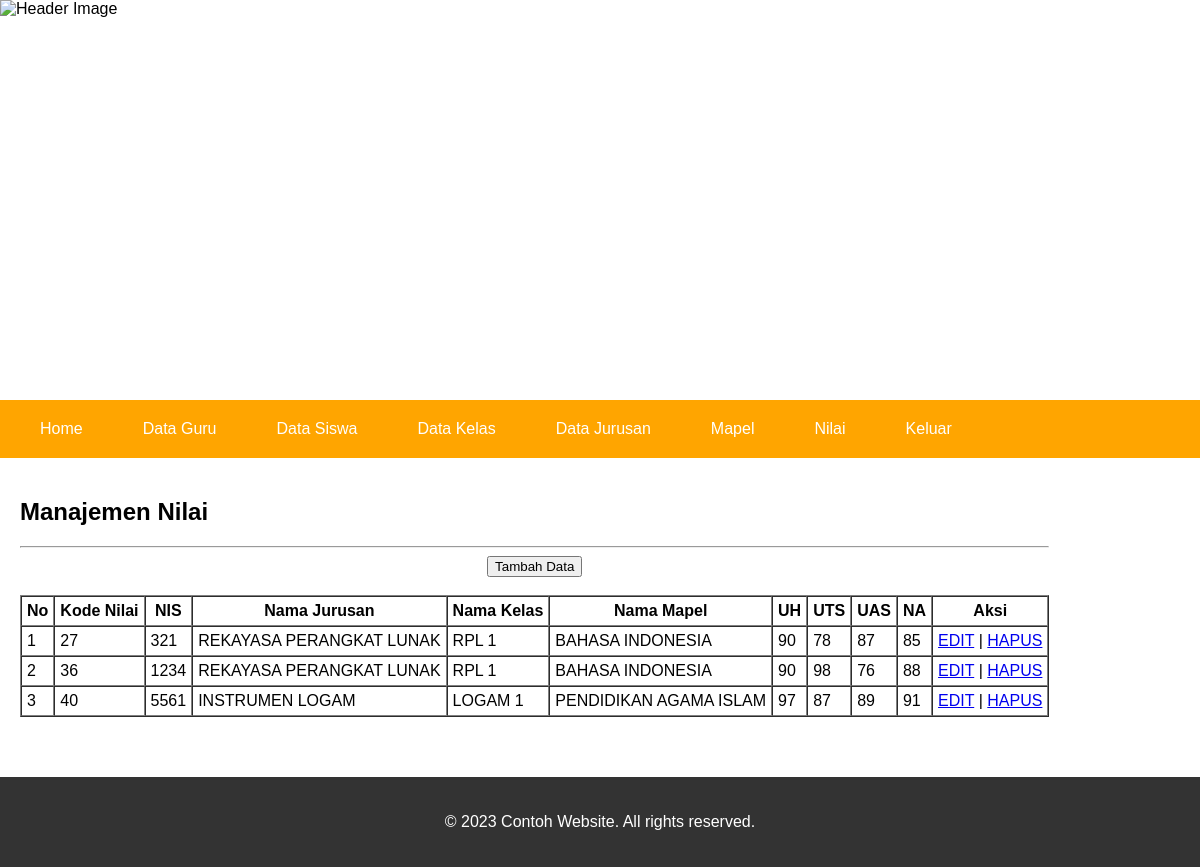
/admin/bacanilai.php (signed in), run on the app's committed database.
### tables this page shows
CREATE TABLE `nilai` (
  `nisn` int(17) DEFAULT NULL,
  `idnilai` int(17) NOT NULL,
  `kelas` varchar(30) NOT NULL,
  `namajurusan` varchar(100) NOT NULL,
  `nip` int(17) NOT NULL,
  `namamapel` varchar(30) DEFAULT NULL,
  `uh` int(10) DEFAULT NULL,
  `uas` int(10) DEFAULT NULL,
  `uts` int(10) DEFAULT NULL,
  `na` int(10) DEFAULT NULL
);

### admin/bacanilai.php (the view, shortened to what this page needs)
<?php
include '../koneksi.php';
?>
<!DOCTYPE html>
<html lang="en">
<head>
</head>
<body>
	<header>
		<div class="header-image">
			<img src="../smkbisa1.jpeg" alt="Header Image" />
		</div>
		<nav>
			<ul>
				<li><a href="bacaadmin.php">Home</a></li>
				<li><a href="bacaguru.php">Data Guru</a></li>
				<li><a href="bacasiswa.php">Data Siswa</a></li>
				<li><a href="bacakelas.php">Data Kelas</a></li>
				<li><a href="bacajurusan.php">Data Jurusan</a></li>
				<li><a href="bacamapel.php">Mapel</a></li>
				<li><a href="bacanilai.php">Nilai</a></li>
				<li><a href="logout.php">Keluar</a></li>
			</ul>
		</nav>
	</header>
	<main>
		<section class="content">
			<div class="col-1">
				<h2>Manajemen Nilai</h2>
				<hr>
				<center><input type="button" value="Tambah Data" onclick="location.href='tambahnilai.php'"></center>
				<br>
				<table border='1' cellspacing="0" cellpadding='5'>
					<tr>
						<th>No</th>
						<th>Kode Nilai</th>
						<th>NIS</th>
						<th>Nama Jurusan</th>
						<th>Nama Kelas</th>
						<th>Nama Mapel</th>
						<th>UH</th>
						<th>UTS</th>
						<th>UAS</th>
						<th>NA</th>
						<th>Aksi</th>
					</tr>
					<?php
					$no = 1;
					$sql = "SELECT * FROM nilai ORDER BY idnilai ASC";
					$query = mysqli_query($conn, $sql);
					while ($data = mysqli_fetch_array($query)) {
						echo "
				<tr>
					<td>$no</td>
					<td>$data[idnilai]</td>
					<td>$data[nisn]</td>
					<td>$data[namajurusan]</td>
					<td>$data[kelas]</td>
					<td>$data[namamapel]</td>
					<td>$data[uh]</td>
					<td>$data[uts]</td>
					<td>$data[uas]</td>
					<td>$data[na]</td>
					<td>
						<a href='editnilai.php?id=$data[idnilai]'>EDIT</a> |
						<a href='hapusnilai.php?id=$data[idnilai]'>HAPUS</a>
					</td>
				</tr>
				";
						$no++;
					}
					?>
				</table>
			</div>
		</section>
	</main>
	<footer>
		<p>&copy; 2023 Contoh Website. All rights reserved.</p>
	</footer>
</body>
</html>

### admin/bacanilai.php (style rules this page uses)
body { margin: 0; padding: 0; font-family: Arial, sans-serif; }
header { position: relative; }
.header-image { position: relative; overflow: hidden; aspect-ratio: 3/1; object-fit: cover; }
.header-image img { position: absolute; top: 0; left: 0; width: 100%; height: 100%; max-width: 100%; }
nav { background-color: orange; color: #fff; padding: 20px; }
nav ul { margin: 0; padding: 0; list-style: none; display: flex; flex-wrap: wrap; }
nav ul li { margin-right: 20px; }
nav ul li a { color: #fff; text-decoration: none; margin: 0; padding: 20px; }
main { margin: 20px; display: flex; flex-direction: column; }
.content { display: flex; flex-wrap: wrap; margin-bottom: 40px; }
footer { background-color: #333; color: #fff; padding: 20px; text-align: center; }

### data on the page
nilai: idnilai "27", nisn "321", namajurusan "REKAYASA PERANGKAT LUNAK", kelas "RPL 1", namamapel "BAHASA INDONESIA", uh "90", uts "78", uas "87", na "85"
nilai: idnilai "36", nisn "1234", namajurusan "REKAYASA PERANGKAT LUNAK", kelas "RPL 1", namamapel "BAHASA INDONESIA", uh "90", uts "98", uas "76", na "88"
nilai: idnilai "40", nisn "5561", namajurusan "INSTRUMEN LOGAM", kelas "LOGAM 1", namamapel "PENDIDIKAN AGAMA ISLAM", uh "97", uts "87", uas "89", na "91"
